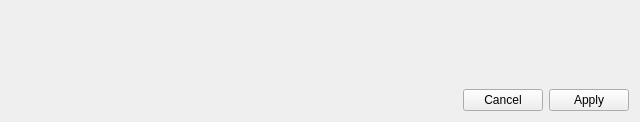
<?xml version="1.0" encoding="UTF-8"?>
<ui version="4.0">
    <class>Aggregation</class>
    <widget class="QWidget" name="Aggregation">
        <property name="geometry">
            <rect>
                <x>0</x>
                <y>0</y>
                <width>640</width>
                <height>122</height>
            </rect>
        </property>
        <property name="windowTitle">
            <string>Form</string>
        </property>
        <layout class="QVBoxLayout" name="verticalLayout">
            <item>
                <widget class="AttributeSelector" name="widget_group_attribute" native="true"/>
            </item>
            <item>
                <widget class="AttributeSelector" name="widget_ident_attribute" native="true"/>
            </item>
            <item>
                <widget class="FileSelector" name="widget_import" native="true"/>
            </item>
            <item>
                <widget class="FileSelector" name="widget_export" native="true"/>
            </item>
            <item>
                <widget class="Progressbar" name="widget_progress_bar" native="true"/>
            </item>
            <item>
                <widget class="QDialogButtonBox" name="buttonBox">
                    <property name="standardButtons">
                        <set>QDialogButtonBox::StandardButton::Apply|QDialogButtonBox::StandardButton::Cancel</set>
                    </property>
                </widget>
            </item>
        </layout>
    </widget>
    <customwidgets>
        <customwidget>
            <class>FileSelector</class>
            <extends>QWidget</extends>
            <header>som_gui.module.util.ui</header>
            <container>1</container>
        </customwidget>
        <customwidget>
            <class>AttributeSelector</class>
            <extends>QWidget</extends>
            <header>som_gui.module.util.ui</header>
            <container>1</container>
        </customwidget>
        <customwidget>
            <class>Progressbar</class>
            <extends>QWidget</extends>
            <header>som_gui.module.util.ui</header>
            <container>1</container>
        </customwidget>
    </customwidgets>
    <resources/>
    <connections/>
</ui>
